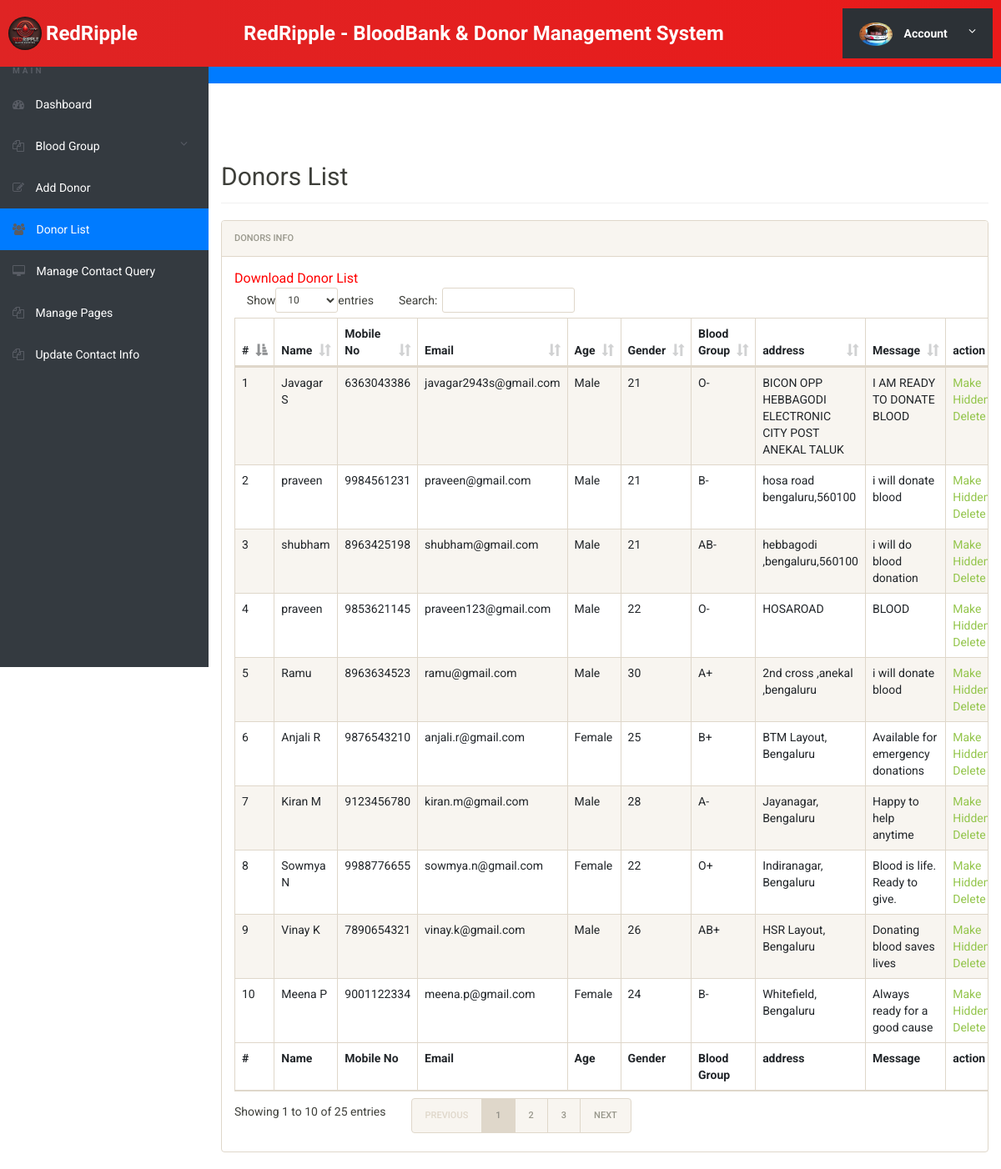
Page /bbdms/admin/donor-list.php (signed in) on the committed database.
### tables this page shows
CREATE TABLE `tblblooddonars` (
  `id` int(11) NOT NULL,
  `FullName` varchar(100) DEFAULT NULL,
  `MobileNumber` char(11) DEFAULT NULL,
  `EmailId` varchar(100) DEFAULT NULL,
  `Gender` varchar(20) DEFAULT NULL,
  `Age` int(11) DEFAULT NULL,
  `BloodGroup` varchar(20) DEFAULT NULL,
  `Address` varchar(255) DEFAULT NULL,
  `Message` mediumtext DEFAULT NULL,
  `PostingDate` timestamp NOT NULL DEFAULT current_timestamp(),
  `status` int(1) DEFAULT NULL
);

### bbdms/admin/donor-list.php (the view, shortened to what this page needs)
<?php
include('includes/config.php');
if(strlen($_SESSION['alogin'])==0)
	{
header('location:index.php');
}
else{
 ?>
<!doctype html>
<html lang="en" class="no-js">
<head>
	<link rel="stylesheet" href="css/font-awesome.min.css">
	<link rel="stylesheet" href="css/bootstrap.min.css">
	<link rel="stylesheet" href="css/dataTables.bootstrap.min.css">
	<link rel="stylesheet" href="css/bootstrap-social.css">
	<link rel="stylesheet" href="css/bootstrap-select.css">
	<link rel="stylesheet" href="css/fileinput.min.css">
	<link rel="stylesheet" href="css/awesome-bootstrap-checkbox.css">
	<link rel="stylesheet" href="css/style.css">
</head>
<body>
	<?php include('includes/header.php');?>
	<div class="ts-main-content">
		<?php include('includes/leftbar.php');?>
		<div class="content-wrapper">
			<div class="container-fluid">
				<div class="row">
					<div class="col-md-12">
						<h2 class="page-title">Donors List</h2>
						<div class="panel panel-default">
							<div class="panel-heading">Donors Info</div>
							<div class="panel-body">
				<a href="download-records.php" style="color:red; font-size:16px;">Download Donor List</a>
								<table id="zctb" class="display table table-striped table-bordered table-hover" cellspacing="0" width="100%">
									<thead>
										<tr>
										<th>#</th>
											<th>Name</th>
											<th>Mobile No</th>
											<th>Email</th>
											<th>Age</th>
											<th>Gender</th>
											<th>Blood Group</th>
											<th>address</th>
											<th>Message </th>
											<th>action </th>
										</tr>
									</thead>
									<tfoot>
										<tr>
										<th>#</th>
										<th>Name</th>
											<th>Mobile No</th>
											<th>Email</th>
											<th>Age</th>
											<th>Gender</th>
											<th>Blood Group</th>
											<th>address</th>
											<th>Message </th>
											<th>action </th>
										</tr>
									</tfoot>
									<tbody>
<?php $sql = "SELECT * from  tblblooddonars ";
$query = $dbh -> prepare($sql);
$query->execute();
$results=$query->fetchAll(PDO::FETCH_OBJ);
$cnt=1;
if($query->rowCount() > 0)
{
foreach($results as $result)
{				?>
										<tr>
											<td><?php echo htmlentities($cnt);?></td>
											<td><?php echo htmlentities($result->FullName);?></td>
											<td><?php echo htmlentities($result->MobileNumber);?></td>
											<td><?php echo htmlentities($result->EmailId);?></td>
											<td><?php echo htmlentities($result->Gender);?></td>
											<td><?php echo htmlentities($result->Age);?></td>
											<td><?php echo htmlentities($result->BloodGroup);?></td>
											<td><?php echo htmlentities($result->Address);?></td>
											<td><?php echo htmlentities($result->Message);?></td>
										<td>
<?php if($result->status==1)
{?>
<a href="donor-list.php?hidden=<?php echo htmlentities($result->id);?>" onclick="return confirm('Do you really want to hiidden this detail')"> Make Hidden</a>
<?php } else {?>
<a href="donor-list.php?public=<?php echo htmlentities($result->id);?>" onclick="return confirm('Do you really want to Public this detail')"> Make Public</a>
<?php } ?>
<a href="donor-list.php?del=<?php echo htmlentities($result->id);?>" onclick="return confirm('Do you really want to delete this record')"> Delete</a>
</td>
										</tr>
										<?php $cnt=$cnt+1; }} ?>
									</tbody>
								</table>
							</div>
						</div>
					</div>
				</div>
			</div>
		</div>
	</div>
</body>
</html>
<?php } ?>

### bbdms/admin/css/style.css (style rules this page uses)
html { font-size: 14px; }
@media only screen and (min-width: 480px) { html { font-size: 17px; } }
@media only screen and (min-width: 768px) { html { font-size: 14px; } }
body { font-size: 1em; }
a { color: #37a6c4; }
.panel { overflow: hidden; }
.page-title { padding-bottom: 15px; margin-bottom: 20px; border-bottom: 1px solid #f0f0f0; }
.ts-main-content .content-wrapper { padding-top: 15px; margin-top: 60px; }
@media only screen and (min-width: 992px) { .ts-main-content .content-wrapper { margin-left: 250px; } }

### bbdms/admin/includes/header.php (style rules this page uses)
:root { --font-family: 'Poppins', sans-serif; --primary-color: #37a6c4; --primary-dark: #2c849c; --background-color: #f0f0f0; --text-color: #222; --white-color: #fff; }
body { font-family: var(--font-family); background-color: var(--background-color); color: var(--text-color); }

### bbdms/admin/includes/leftbar.php (style rules this page uses)
body { display: flex; flex-direction: column; min-height: 100vh; margin: 0; }

### rows in the picture
tblblooddonars: FullName "Javagar S", MobileNumber "6363043386", EmailId "javagar2943s@gmail.com", Gender "Male", Age "21", BloodGroup "O-", Address "BICON OPP HEBBAGODI ELECTRONIC CITY POST ANEKAL TALUK", Message "I AM READY TO DONATE BLOOD"
tblblooddonars: FullName "praveen", MobileNumber "9984561231", EmailId "praveen@gmail.com", Gender "Male", Age "21", BloodGroup "B-", Address "hosa road bengaluru,560100", Message "i will donate blood"
tblblooddonars: FullName "shubham", MobileNumber "8963425198", EmailId "shubham@gmail.com", Gender "Male", Age "21", BloodGroup "AB-", Address "hebbagodi ,bengaluru,560100", Message "i will do blood donation"
tblblooddonars: FullName "praveen", MobileNumber "9853621145", EmailId "praveen123@gmail.com", Gender "Male", Age "22", BloodGroup "O-", Address "HOSAROAD", Message "BLOOD"
tblblooddonars: FullName "Ramu", MobileNumber "8963634523", EmailId "ramu@gmail.com", Gender "Male", Age "30", BloodGroup "A+", Address "2nd cross ,anekal ,bengaluru", Message "i will donate blood"
tblblooddonars: FullName "Anjali R", MobileNumber "9876543210", EmailId "anjali.r@gmail.com", Gender "Female", Age "25", BloodGroup "B+", Address "BTM Layout, Bengaluru", Message "Available for emergency donations"
tblblooddonars: FullName "Kiran M", MobileNumber "9123456780", EmailId "kiran.m@gmail.com", Gender "Male", Age "28", BloodGroup "A-", Address "Jayanagar, Bengaluru", Message "Happy to help anytime"
tblblooddonars: FullName "Sowmya N", MobileNumber "9988776655", EmailId "sowmya.n@gmail.com", Gender "Female", Age "22", BloodGroup "O+", Address "Indiranagar, Bengaluru", Message "Blood is life. Ready to give."
tblblooddonars: FullName "Vinay K", MobileNumber "7890654321", EmailId "vinay.k@gmail.com", Gender "Male", Age "26", BloodGroup "AB+", Address "HSR Layout, Bengaluru", Message "Donating blood saves lives"
tblblooddonars: FullName "Meena P", MobileNumber "9001122334", EmailId "meena.p@gmail.com", Gender "Female", Age "24", BloodGroup "B-", Address "Whitefield, Bengaluru", Message "Always ready for a good cause"
